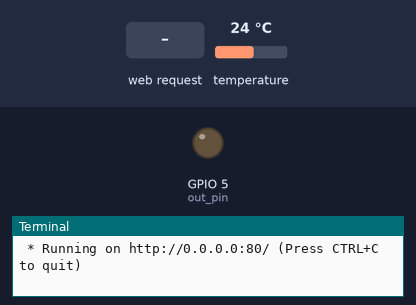
The program below on a simulated Raspberry Pi (BCM pin numbers). On the bench: output pins drawn as LEDs (lit = HIGH), the last lines printed to the terminal. The inputs (shaded band) are chosen by the test bench; at power-on: temperature 24 °C. The clock reads 2024-03-15 10:24:30 at power-on unless the program sets it.

Above: at 1.2 s.
1.3 s: temperature set to 31.3 °C
7.2 s: temperature set to 32.4 °C
At 12.1 s:
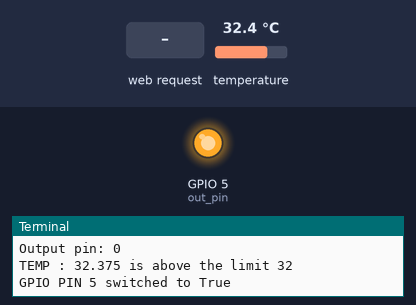
15.2 s: HTTP request for /set_temp/50 received
At 17.1 s:
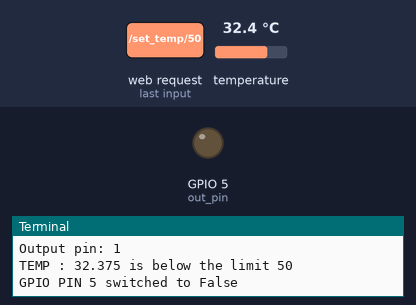
Timing chart, 0 to 18.2 s (numbered marks = the images above; inputs shaded):
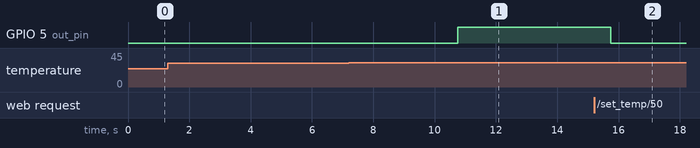

The program:

gpio_test.py
```python
from flask import Flask, render_template
from apscheduler.schedulers.background import BackgroundScheduler
import atexit
import datetime
from w1thermsensor import W1ThermSensor
import RPi.GPIO as GPIO

app = Flask(__name__)

GPIO.setmode(GPIO.BCM)
sensor = W1ThermSensor()
temp_limit = 32
pin = 5
scheduler = BackgroundScheduler()
GPIO.setup(pin, GPIO.OUT)
GPIO.output(pin, False)


@app.route("/")
def hello():
    now = datetime.datetime.now()
    time_string = now.strftime("%Y-%m-%d %H:%M")
    template_data = {
        'title': 'HELLO!',
        'time': time_string
    }
    return render_template('main.html', **template_data)


@app.route("/set_temp/<temperature_limit>")
def set_limit_temperature(temperature_limit):
    global temp_limit
    temp_limit = int(temperature_limit)
    return temperature_limit


@app.route("/read_pin/<pin>")
def read_pin(pin):
    try:
        GPIO.setup(int(pin), GPIO.IN)
        response = GPIO.input(int(pin))
    except:
        response = "There was an error reading pin " + pin + ". Ops!"

    pin_data = {
        'title': 'Status of Pin' + pin,
        'response': response
    }

    return render_template('pin.html', template_data=pin_data)


@app.route("/read_output/<out_pin>")
def read_outpt_pin(out_pin):
    try:
        response = GPIO.output(int(pin))
    except:
        response = "There was an error reading pin " + pin + ". Ops!"

    pin_data = {
        'title': 'Status of Pin' + pin,
        'response': response
    }

    return render_template('pin.html', template_data=pin_data)


@app.route("/get_temp")
def get_temp():
    current_temperature = read_temperature()
    result_data = {
        'title': 'Status of temp:',
        'current_temperature': current_temperature
    }

    return render_template('main.html', template_data=result_data)


def read_temperature():
    return sensor.get_temperature()


def check_temperature():
    current_temperature = read_temperature()
    print(f"temperature: {current_temperature}")
    out_pin = GPIO.input(pin)
    print(f"Output pin: {out_pin}")
    if current_temperature >= temp_limit and (out_pin == 0):
        print(f"TEMP : {current_temperature} is above the limit {temp_limit}")
        GPIO.output(pin, True)
        print(f"GPIO PIN {pin} switched to True")
    elif current_temperature < temp_limit and (out_pin == 1):
        print(f"TEMP : {current_temperature} is below the limit {temp_limit}")
        GPIO.output(pin, False)
        print(f"GPIO PIN {pin} switched to False")


scheduler.add_job(func=check_temperature, trigger="interval", seconds=5)
scheduler.start()

if __name__ == "__main__":
    app.run(host='0.0.0.0', port=80, debug=True)
atexit.register(lambda: scheduler.shutdown())
```

Measured:
- the behaviour switches between 31.9 and 32 °C on temperature (found by bisection; images 0 and 1)
- after the input at 7.2 s, GPIO 5 (out_pin): LOW → HIGH after 3.6 s
- after the input at 15.2 s, GPIO 5 (out_pin): HIGH → LOW after 0.55 s
